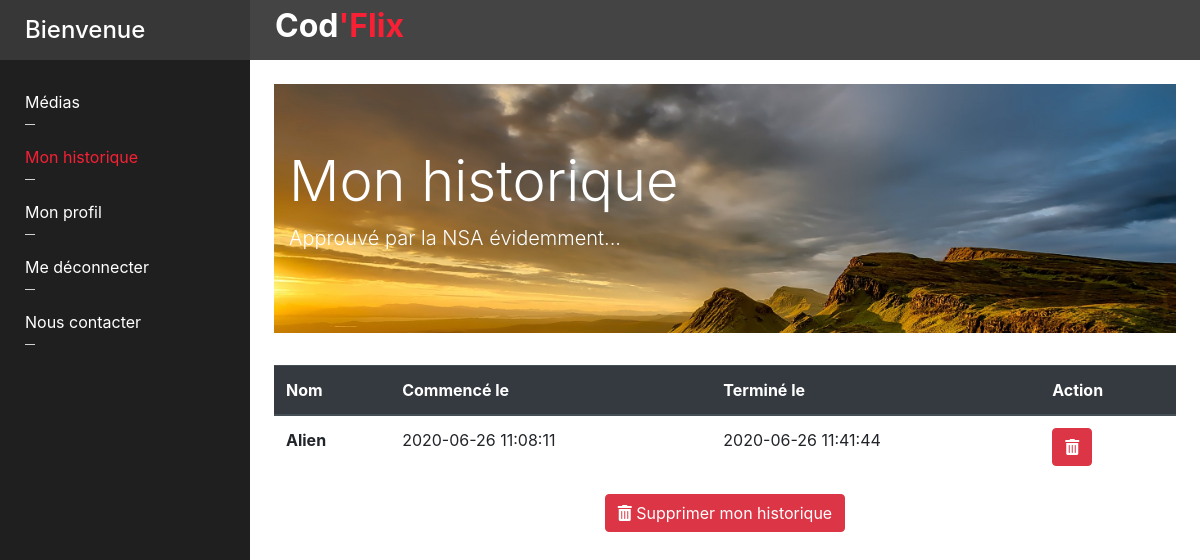
Screenshot of /index.php?action=history (signed in) with the database file from the repository.
### tables this page shows
CREATE TABLE IF NOT EXISTS `history` (
  `id` int(11) NOT NULL AUTO_INCREMENT,
  `user_id` int(11) NOT NULL,
  `media_id` int(11) NOT NULL,
  `serie_id` int(11) DEFAULT NULL,
  `start_date` datetime NOT NULL,
  `finish_date` datetime DEFAULT NULL,
  `watch_duration` int(11) NOT NULL DEFAULT '0' COMMENT 'in seconds',
  PRIMARY KEY (`id`),
  KEY `history_user_id_fk_media_id` (`user_id`),
  KEY `history_media_id_fk_media_id` (`media_id`),
  KEY `history_serie_id_fk_serie_id` (`serie_id`),
  CONSTRAINT `history_media_id_fk_media_id` FOREIGN KEY (`media_id`) REFERENCES `media` (`id`) ON DELETE CASCADE ON UPDATE CASCADE,
  CONSTRAINT `history_serie_id_fk_serie_id` FOREIGN KEY (`serie_id`) REFERENCES `serie` (`id`) ON DELETE CASCADE ON UPDATE CASCADE,
  CONSTRAINT `history_user_id_fk_user_id` FOREIGN KEY (`user_id`) REFERENCES `user` (`id`) ON DELETE CASCADE ON UPDATE CASCADE
);

CREATE TABLE IF NOT EXISTS `media` (
  `id` int(11) NOT NULL AUTO_INCREMENT,
  `genre_id` int(11) NOT NULL,
  `title` varchar(100) NOT NULL,
  `type` varchar(20) NOT NULL DEFAULT 'Film' COMMENT 'Film or Serie',
  `status` varchar(20) NOT NULL,
  `release_date` date NOT NULL,
  `summary` longtext NOT NULL,
  `trailer_url` varchar(100) NOT NULL,
  `duration` int(11) NOT NULL DEFAULT '0',
  PRIMARY KEY (`id`),
  KEY `media_genre_id_fk_genre_id` (`genre_id`) USING BTREE,
  CONSTRAINT `media_genre_id_b1257088_fk_genre_id` FOREIGN KEY (`genre_id`) REFERENCES `genre` (`id`)
);

### controller/historyController.php (called while the page is built)
<?php
require('model/history.php');
function historyPage() {
    $user_id = $_SESSION['user_id'];
    $history = history::getMediasHistoryByUserId($user_id);
    require("view/historyView.php");
}
?>

### model/history.php (called while the page is built, shortened)
<?php
class history extends CoreModel
{
    public static function getMediasHistoryByUserId($user_id)
    {
        $db = init_db();
        $req = $db->prepare("SELECT
        history.id,
        history.start_date,
        history.finish_date,
        history.watch_duration,
        media.title AS media_title,
        serie.title AS serie_title, serie.season, serie.episode
        FROM history
        INNER JOIN media
        ON history.media_id = media.id
        LEFT JOIN serie
        ON history.serie_id = serie.id
        WHERE user_id = ?
        ORDER BY history.id DESC, history.watch_duration DESC");
        $req->execute(array($user_id));
        return $req->fetchAll(PDO::FETCH_ASSOC);
    }
}

### view/historyView.php (the view, shortened to what this page needs)
<div class="jumbotron jumbotron-fluid landscape cover text-white">
    <div class="container">
        <h1 class="display-4">Mon historique</h1>
        <p class="lead">Approuvé par la NSA évidemment...</p>
    </div>
</div>
<table class="table">
    <thead class="thead-dark">
        <tr>
            <th scope="col">Nom</th>
            <th scope="col">Commencé le</th>
            <th scope="col">Terminé le</th>
            <th scope="col">Action</th>
        </tr>
    </thead>
    <tbody id="historyContent">
        <?php foreach ($history as $media) : ?>
        <tr id="row-<?= $media['id'] ?>">
            <th scope="row">
                <?= $media["media_title"] ?><?= $media["serie_title"] != NULL ? ': Episode ' . $media["episode"] . ' saison ' . $media["season"] : ''; ?>
            </th>
            <td><?= $media['start_date'] ?></td>
            <td><?= $media['finish_date'] == NULL ? '-' : $media['finish_date'] ?></td>
            <td><button type="button" class="btn btn-danger text-white delete" id="delete"
                    data-id="<?= $media['id'] ?>"><i class="fas fa-trash-alt"></i></button></td>
        </tr>
        <?php endforeach; ?>
    </tbody>
</table>
<?php if(count($history)): ?>
<div class="text-center">
    <button type="button" class="btn btn-danger text-white" id="deleteAllBtn" data-toggle="modal"
        data-target="#staticBackdrop"><i class="fas fa-trash-alt"></i> Supprimer mon historique</button>
</div>
<?php endif; ?>
<?php require('dashboard.php'); ?>

### public/css/partials/variables.css (style rules this page uses)
:root { --color-red: #f72035; --color-blue: #4b9bff; --color-gray: #b3b3b3; }

### public/css/layout/main/structure.css (style rules this page uses)
.landscape { background-image: url('../../../img/landscape.jpg'); }
.cover { background-size: cover; }

### rows the page displays
history: media.title "Alien", start_date "2020-06-26 11:08:11", finish_date "2020-06-26 11:41:44"
